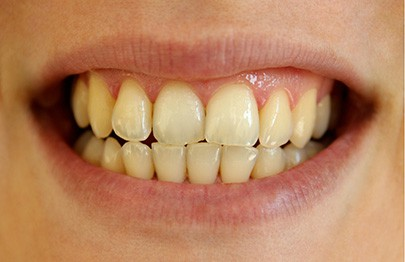
%> input picture Challenge 2E/stained_teeth.jpg, 405 x 262 px
$ octave Exercise2e.m   (GNU Octave 9; MATLAB toolbox functions it lacks are replaced by stand-ins)
%> lines starting %> are read from the running program, lines starting %| are printed output that depends on the picture
%STEP 1
IMG = imread('stained_teeth.jpg');
%> IMG is the input picture: size 262x405x3 uint8; mean R, G, B 185.6, 133.2, 96.6
%STEP 2
R = IMG(:,:,1); %slicing off the red layer
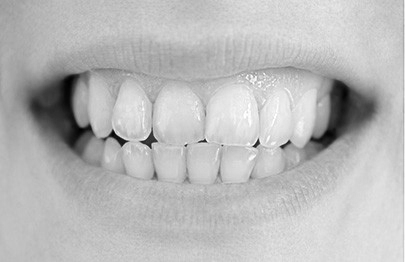
%> R: size 262x405 uint8; min 0, max 255, mean 185.6
G = IMG(:,:,2); %slicing off the green layer
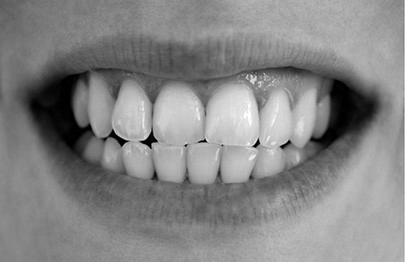
%> G: size 262x405 uint8; min 0, max 255, mean 133.2
B = IMG(:,:,3); %slicing off the blue layer
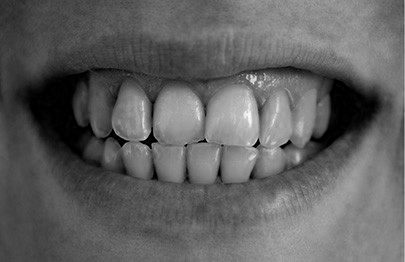
%> B: size 262x405 uint8; min 0, max 250, mean 96.6
new_B = (1.5 .* B); %scaling
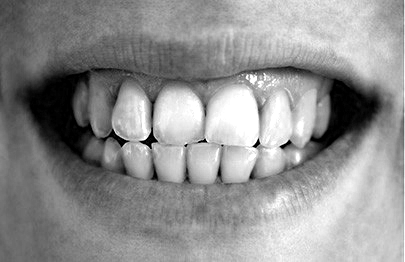
%> new_B: size 262x405 uint8; min 0, max 255, mean 144.7
%STEP 3
new_image = cat(3, R, G, new_B); %concatenating
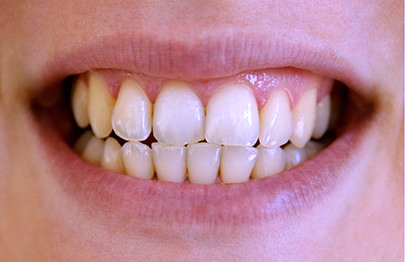
%> new_image: size 262x405x3 uint8; mean R, G, B 185.6, 133.2, 144.7
%STEP 4
subplot(2,1,1);
imshow(IMG);
subplot(2,1,2);
imshow(new_image);
